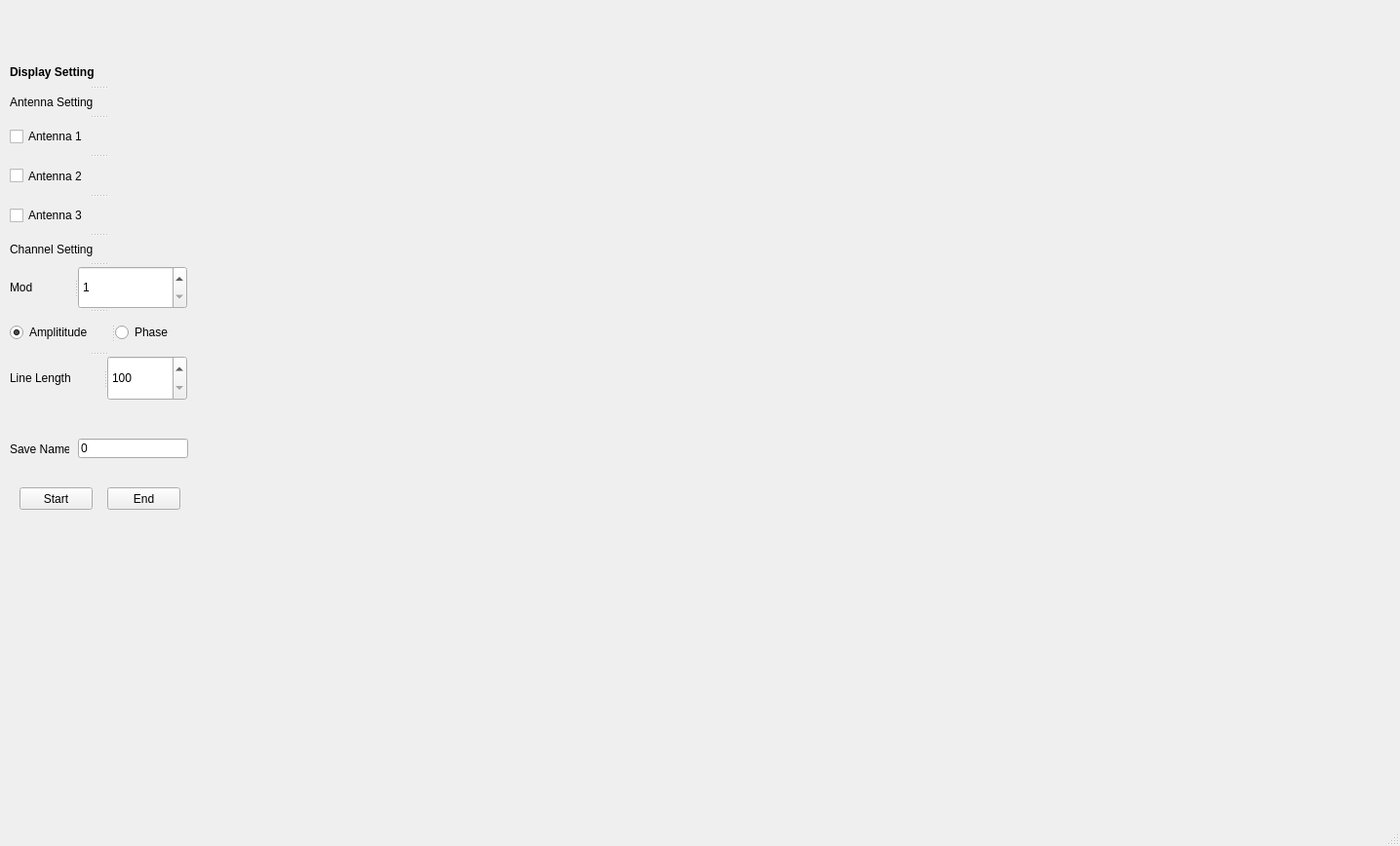
<?xml version="1.0" encoding="UTF-8"?>
<ui version="4.0">
 <class>MainWindow</class>
 <widget class="QMainWindow" name="MainWindow">
  <property name="geometry">
   <rect>
    <x>0</x>
    <y>0</y>
    <width>1436</width>
    <height>868</height>
   </rect>
  </property>
  <property name="windowTitle">
   <string>MainWindow</string>
  </property>
  <widget class="QWidget" name="centralwidget">
   <widget class="QWidget" name="verticalLayoutWidget">
    <property name="geometry">
     <rect>
      <x>210</x>
      <y>0</y>
      <width>1201</width>
      <height>791</height>
     </rect>
    </property>
    <layout class="QVBoxLayout" name="verticalLayout"/>
   </widget>
   <widget class="QSplitter" name="splitter_6">
    <property name="geometry">
     <rect>
      <x>10</x>
      <y>60</y>
      <width>182</width>
      <height>351</height>
     </rect>
    </property>
    <property name="orientation">
     <enum>Qt::Vertical</enum>
    </property>
    <widget class="QLabel" name="label_4">
     <property name="font">
      <font>
       <weight>75</weight>
       <bold>true</bold>
      </font>
     </property>
     <property name="text">
      <string>Display Setting</string>
     </property>
    </widget>
    <widget class="QSplitter" name="splitter_4">
     <property name="orientation">
      <enum>Qt::Vertical</enum>
     </property>
     <widget class="QLabel" name="label">
      <property name="text">
       <string>Antenna Setting</string>
      </property>
     </widget>
     <widget class="QCheckBox" name="checkBox_4">
      <property name="text">
       <string>Antenna 1</string>
      </property>
     </widget>
     <widget class="QCheckBox" name="checkBox_5">
      <property name="text">
       <string>Antenna 2</string>
      </property>
     </widget>
     <widget class="QCheckBox" name="checkBox_6">
      <property name="text">
       <string>Antenna 3</string>
      </property>
     </widget>
    </widget>
    <widget class="QSplitter" name="splitter_2">
     <property name="orientation">
      <enum>Qt::Vertical</enum>
     </property>
     <widget class="QLabel" name="label_3">
      <property name="text">
       <string>Channel Setting</string>
      </property>
     </widget>
     <widget class="QSplitter" name="splitter">
      <property name="orientation">
       <enum>Qt::Horizontal</enum>
      </property>
      <widget class="QLabel" name="label_2">
       <property name="text">
        <string>Mod</string>
       </property>
      </widget>
      <widget class="QSpinBox" name="spinBox">
       <property name="minimum">
        <number>1</number>
       </property>
       <property name="maximum">
        <number>30</number>
       </property>
      </widget>
     </widget>
    </widget>
    <widget class="QSplitter" name="splitter_3">
     <property name="orientation">
      <enum>Qt::Horizontal</enum>
     </property>
     <widget class="QRadioButton" name="radioButton_2">
      <property name="text">
       <string>Amplititude</string>
      </property>
      <property name="checked">
       <bool>true</bool>
      </property>
     </widget>
     <widget class="QRadioButton" name="radioButton">
      <property name="text">
       <string>Phase</string>
      </property>
     </widget>
    </widget>
    <widget class="QSplitter" name="splitter_5">
     <property name="orientation">
      <enum>Qt::Horizontal</enum>
     </property>
     <widget class="QLabel" name="label_5">
      <property name="text">
       <string>Line Length</string>
      </property>
     </widget>
     <widget class="QSpinBox" name="spinBox_2">
      <property name="minimum">
       <number>100</number>
      </property>
      <property name="maximum">
       <number>1000</number>
      </property>
      <property name="singleStep">
       <number>100</number>
      </property>
     </widget>
    </widget>
   </widget>
   <widget class="QLineEdit" name="lineEdit">
    <property name="geometry">
     <rect>
      <x>80</x>
      <y>450</y>
      <width>113</width>
      <height>20</height>
     </rect>
    </property>
    <property name="text">
     <string>0</string>
    </property>
   </widget>
   <widget class="QLabel" name="label_6">
    <property name="geometry">
     <rect>
      <x>10</x>
      <y>450</y>
      <width>61</width>
      <height>21</height>
     </rect>
    </property>
    <property name="text">
     <string>Save Name</string>
    </property>
   </widget>
   <widget class="QPushButton" name="button_Start">
    <property name="geometry">
     <rect>
      <x>20</x>
      <y>500</y>
      <width>75</width>
      <height>23</height>
     </rect>
    </property>
    <property name="text">
     <string>Start</string>
    </property>
   </widget>
   <widget class="QPushButton" name="button_end">
    <property name="geometry">
     <rect>
      <x>110</x>
      <y>500</y>
      <width>75</width>
      <height>23</height>
     </rect>
    </property>
    <property name="text">
     <string>End</string>
    </property>
   </widget>
  </widget>
  <widget class="QStatusBar" name="statusbar"/>
  <widget class="QMenuBar" name="menubar">
   <property name="geometry">
    <rect>
     <x>0</x>
     <y>0</y>
     <width>1436</width>
     <height>23</height>
    </rect>
   </property>
  </widget>
 </widget>
 <resources/>
 <connections>
  <connection>
   <sender>button_Start</sender>
   <signal>clicked()</signal>
   <receiver>MainWindow</receiver>
   <slot>start_click()</slot>
   <hints>
    <hint type="sourcelabel">
     <x>69</x>
     <y>544</y>
    </hint>
    <hint type="destinationlabel">
     <x>72</x>
     <y>599</y>
    </hint>
   </hints>
  </connection>
  <connection>
   <sender>button_end</sender>
   <signal>clicked()</signal>
   <receiver>MainWindow</receiver>
   <slot>end_click()</slot>
   <hints>
    <hint type="sourcelabel">
     <x>148</x>
     <y>527</y>
    </hint>
    <hint type="destinationlabel">
     <x>146</x>
     <y>630</y>
    </hint>
   </hints>
  </connection>
 </connections>
 <slots>
  <slot>start_click()</slot>
  <slot>end_click()</slot>
 </slots>
</ui>
